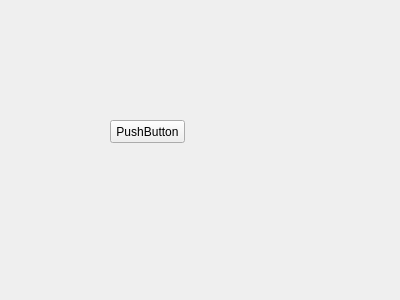
<?xml version="1.0" encoding="UTF-8"?>
<ui version="4.0">
 <class>Form</class>
 <widget class="QWidget" name="Form">
  <property name="geometry">
   <rect>
    <x>0</x>
    <y>0</y>
    <width>400</width>
    <height>300</height>
   </rect>
  </property>
  <property name="windowTitle">
   <string>Form</string>
  </property>
  <widget class="QPushButton" name="pushButton">
   <property name="geometry">
    <rect>
     <x>110</x>
     <y>120</y>
     <width>75</width>
     <height>23</height>
    </rect>
   </property>
   <property name="text">
    <string>PushButton</string>
   </property>
  </widget>
 </widget>
 <resources/>
 <connections/>
</ui>
